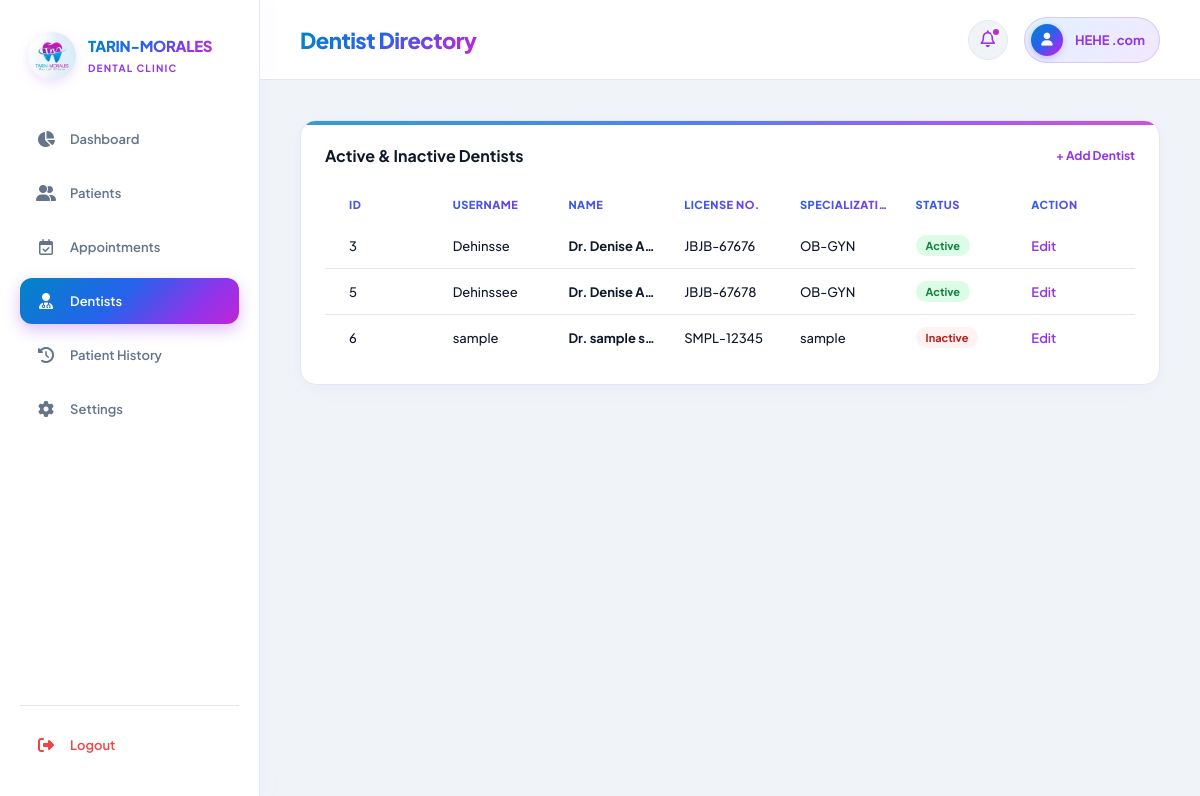
Page /admin/dashboard/dentists.php (signed in) on the committed database.
### tables this page shows
CREATE TABLE `tbl_dentists` (
  `dentist_id` int(11) NOT NULL,
  `username` varchar(55) NOT NULL,
  `password` varchar(255) NOT NULL,
  `first_name` varchar(100) NOT NULL,
  `last_name` varchar(100) NOT NULL,
  `license_no` varchar(50) NOT NULL,
  `specialization` varchar(100) DEFAULT NULL,
  `status` enum('active','inactive') DEFAULT 'active'
);

### admin/dashboard/dentists.php (the view, shortened to what this page needs)
<?php
include __DIR__ . '/includes/header.php';
$stmtDentists = $pdo->query("
    SELECT
        dentist_id,
        username,
        first_name,
        last_name,
        license_no,
        specialization,
        status
    FROM tbl_dentists
    ORDER BY dentist_id ASC
");
$dentists = $stmtDentists->fetchAll(PDO::FETCH_ASSOC);
?>
<div class="card">
  <div class="head">
    <h3>Active & Inactive Dentists</h3>
    <a href="add-dentist.php">+ Add Dentist</a>
  </div>
  <div class="table-container">
    <table class="table-even">
      <thead>
        <tr>
          <th>ID</th>
          <th>Username</th>
          <th>Name</th>
          <th>License No.</th>
          <th>Specialization</th>
          <th>Status</th>
          <th>Action</th>
        </tr>
      </thead>
      <tbody>
        <?php if (!empty($dentists)): ?>
          <?php foreach ($dentists as $d): ?>
            <tr>
              <td><?php echo htmlspecialchars((string)$d['dentist_id'], ENT_QUOTES, 'UTF-8'); ?></td>
              <td><?php echo htmlspecialchars($d['username'] ?? 'N/A', ENT_QUOTES, 'UTF-8'); ?></td>
              <td class="patient-cell">Dr. <?php echo htmlspecialchars($d['first_name'] . ' ' . $d['last_name'], ENT_QUOTES, 'UTF-8'); ?></td>
              <td><?php echo htmlspecialchars($d['license_no'] ?? 'N/A', ENT_QUOTES, 'UTF-8'); ?></td>
              <td><?php echo htmlspecialchars(!empty($d['specialization']) ? $d['specialization'] : 'General Dentistry', ENT_QUOTES, 'UTF-8'); ?></td>
              <td>
                <?php $status_class = strtolower($d['status'] ?? 'active'); ?>
                <span class="status <?php echo htmlspecialchars($status_class, ENT_QUOTES, 'UTF-8'); ?>">
                  <?php echo htmlspecialchars(ucfirst($d['status'] ?? 'Active'), ENT_QUOTES, 'UTF-8'); ?>
                </span>
              </td>
              <td>
                <a href="edit-dentist.php?id=<?php echo (int)$d['dentist_id']; ?>" style="color: var(--brand-purple, #9333ea); text-decoration: none; font-weight: 600;">Edit</a>
              </td>
            </tr>
          <?php endforeach; ?>
        <?php else: ?>
          <tr>
            <td colspan="7" style="text-align: center; color: var(--text-muted);">No dentists registered yet.</td>
          </tr>
        <?php endif; ?>
      </tbody>
    </table>
  </div>
</div>
<?php include __DIR__ . '/includes/footer.php'; ?>

### admin/dashboard/includes/header.php (style rules this page uses)
:root { --bg-main: #f0f4f8; --surface: #ffffff; --brand-cyan: #0284c7; --brand-blue: #2563eb; --brand-purple: #9333ea; --brand-magenta: #c026d3; --gradient-brand: linear-gradient(135deg, #0284c7 0%, #2563eb 45%, #9333ea 80%, #c026d3 100%); --gradient-subtle: linear-gradient(135deg, #e0f2fe 0%, #f3e8ff 100%); --text-main: #0f172a; --text-muted: #64748b; --border-color: #e2e8f0; --border-hover: #cbd5e1; --radius-lg: 16px; --radius-md: 12px; --radius-sm: 8px; --shadow-subtle: 0 4px 20px -2px rgba(147, 51, 234, 0.06); --shadow-hover: 0 10px 25px -5px rgba(147, 51, 234, 0.2); --status-confirmed-bg: #dcfce7; --status-confirmed-text: #15803d; --status-pending-bg: #fef9c3; --status-pending-text: #a16207; --status-progress-bg: #e0f2fe; --status-progress-text: #0369a1; --status-completed-bg: #f3e8ff; --status-completed-text: #7e22ce; --status-cancelled-bg: #fef2f2; --status-cancelled-text: #b91c1c; }
*, *::before, *::after { box-sizing: border-box; margin: 0; padding: 0; }
body { font-family: 'Plus Jakarta Sans', sans-serif; background: var(--bg-main); color: var(--text-main); display: flex; justify-content: center; min-height: 100vh; overflow-x: hidden; -webkit-font-smoothing: antialiased; }
.card { background: var(--surface); border: 1px solid var(--border-color); border-radius: var(--radius-lg); padding: 24px; box-shadow: var(--shadow-subtle); transition: transform 0.2s ease, box-shadow 0.2s ease, border-color 0.2s ease; position: relative; overflow: hidden; width: 100%; max-width: 100%; }
.card::before { content: ""; position: absolute; top: 0; left: 0; right: 0; height: 4px; background: var(--gradient-brand); opacity: 0.8; }
.head { display: flex; justify-content: space-between; align-items: center; margin-bottom: 20px; }
.head h3 { font-size: 16px; font-weight: 700; }
.head a { font-size: 12px; font-weight: 700; color: var(--brand-purple); text-decoration: none; }
.table-container { width: 100%; overflow-x: auto; -webkit-overflow-scrolling: touch; border-radius: var(--radius-md); }
table { width: 100%; border-collapse: collapse; text-align: left; white-space: nowrap; }
th { font-size: 11px; font-weight: 800; text-transform: uppercase; letter-spacing: 0.5px; padding: 12px 16px; border-bottom: 2px solid var(--gradient-subtle); background: #faf5ff; background-image: linear-gradient(90deg, var(--brand-blue) 0%, var(--brand-purple) 100%); -webkit-background-clip: text; background-clip: text; -webkit-text-fill-color: transparent; }
td { font-size: 13px; font-weight: 500; padding: 16px; border-bottom: 1px solid var(--border-color); }
tr:last-child td { border-bottom: none; }
.patient-cell { font-weight: 700; color: var(--text-main); }
.status { font-size: 11px; font-weight: 700; border-radius: 20px; padding: 4px 10px; display: inline-block; text-transform: capitalize; }
.status.active, .status.confirmed { background: var(--status-confirmed-bg); color: var(--status-confirmed-text); }
.status.cancelled, .status.no_show, .status.inactive { background: var(--status-cancelled-bg); color: var(--status-cancelled-text); }

### admin/dashboard/dentists.php (style rules this page uses)
.table-even { table-layout: fixed; width: 100%; }
.table-even th, .table-even td { overflow: hidden; text-overflow: ellipsis; white-space: nowrap; vertical-align: middle; padding: 12px; }
.table-even th:first-child, .table-even td:first-child { padding-left: 24px; }

### rows in the picture
tbl_dentists: dentist_id "3", username "Dehinsse", first_name+last_name "Denise A…", license_no "JBJB-67676", specialization "OB-GYN", status "Active"
tbl_dentists: dentist_id "5", username "Dehinssee", first_name+last_name "Denise A…", license_no "JBJB-67678", specialization "OB-GYN", status "Active"
tbl_dentists: dentist_id "6", username "sample", first_name+last_name "sample s…", license_no "SMPL-12345", specialization "sample", status "Inactive"

### other values in the picture
$header_title "Dentist Directory"
$admin_display_name "HEHE .com"
